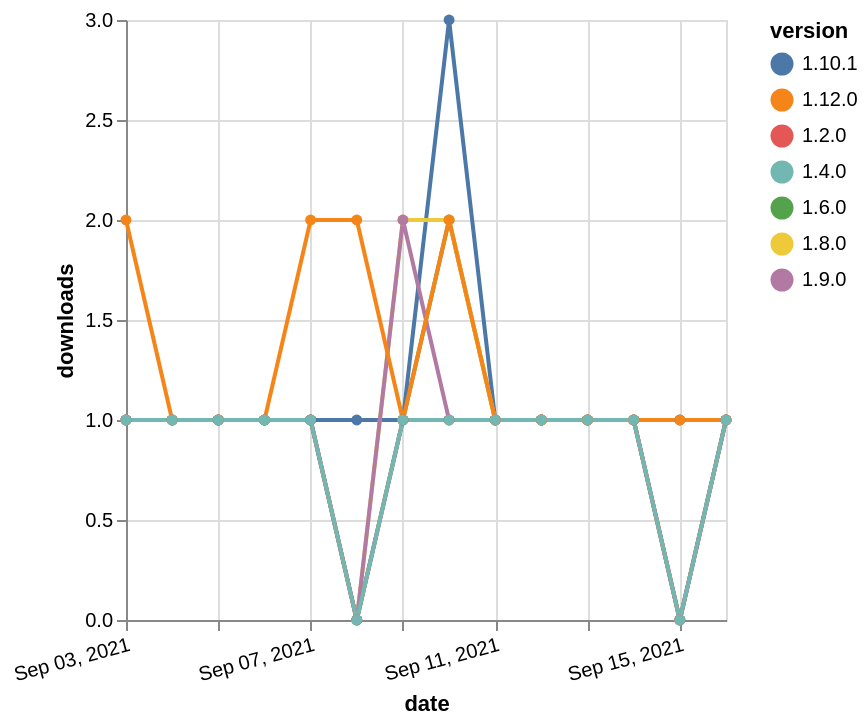

This figure's Vega-Lite source:
### Vega-Lite specification from a JSON file in a GitHub repository (floating-point values rounded to 4 significant figures)
{"$schema": "https://vega.github.io/schema/vega-lite/v5.json", "description": "A simple bar chart with embedded data.", "data": {"values": [{"date": "2021-09-03", "total": 181, "delta": 1, "version": "1.6.0"}, {"date": "2021-09-04", "total": 182, "delta": 1, "version": "1.6.0"}, {"date": "2021-09-05", "total": 183, "delta": 1, "version": "1.6.0"}, {"date": "2021-09-06", "total": 184, "delta": 1, "version": "1.6.0"}, {"date": "2021-09-07", "total": 185, "delta": 1, "version": "1.6.0"}, {"date": "2021-09-08", "total": 185, "delta": 0, "version": "1.6.0"}, {"date": "2021-09-09", "total": 186, "delta": 1, "version": "1.6.0"}, {"date": "2021-09-10", "total": 188, "delta": 2, "version": "1.6.0"}, {"date": "2021-09-11", "total": 189, "delta": 1, "version": "1.6.0"}, {"date": "2021-09-12", "total": 190, "delta": 1, "version": "1.6.0"}, {"date": "2021-09-13", "total": 191, "delta": 1, "version": "1.6.0"}, {"date": "2021-09-14", "total": 192, "delta": 1, "version": "1.6.0"}, {"date": "2021-09-15", "total": 192, "delta": 0, "version": "1.6.0"}, {"date": "2021-09-16", "total": 193, "delta": 1, "version": "1.6.0"}, {"date": "2021-09-03", "total": 157, "delta": 1, "version": "1.10.1"}, {"date": "2021-09-04", "total": 158, "delta": 1, "version": "1.10.1"}, {"date": "2021-09-05", "total": 159, "delta": 1, "version": "1.10.1"}, {"date": "2021-09-06", "total": 160, "delta": 1, "version": "1.10.1"}, {"date": "2021-09-07", "total": 161, "delta": 1, "version": "1.10.1"}, {"date": "2021-09-08", "total": 162, "delta": 1, "version": "1.10.1"}, {"date": "2021-09-09", "total": 163, "delta": 1, "version": "1.10.1"}, {"date": "2021-09-10", "total": 166, "delta": 3, "version": "1.10.1"}, {"date": "2021-09-11", "total": 167, "delta": 1, "version": "1.10.1"}, {"date": "2021-09-12", "total": 168, "delta": 1, "version": "1.10.1"}, {"date": "2021-09-13", "total": 169, "delta": 1, "version": "1.10.1"}, {"date": "2021-09-14", "total": 170, "delta": 1, "version": "1.10.1"}, {"date": "2021-09-15", "total": 171, "delta": 1, "version": "1.10.1"}, {"date": "2021-09-16", "total": 172, "delta": 1, "version": "1.10.1"}, {"date": "2021-09-03", "total": 147, "delta": 1, "version": "1.8.0"}, {"date": "2021-09-04", "total": 148, "delta": 1, "version": "1.8.0"}, {"date": "2021-09-05", "total": 149, "delta": 1, "version": "1.8.0"}, {"date": "2021-09-06", "total": 150, "delta": 1, "version": "1.8.0"}, {"date": "2021-09-07", "total": 151, "delta": 1, "version": "1.8.0"}, {"date": "2021-09-08", "total": 151, "delta": 0, "version": "1.8.0"}, {"date": "2021-09-09", "total": 153, "delta": 2, "version": "1.8.0"}, {"date": "2021-09-10", "total": 155, "delta": 2, "version": "1.8.0"}, {"date": "2021-09-11", "total": 156, "delta": 1, "version": "1.8.0"}, {"date": "2021-09-12", "total": 157, "delta": 1, "version": "1.8.0"}, {"date": "2021-09-13", "total": 158, "delta": 1, "version": "1.8.0"}, {"date": "2021-09-14", "total": 159, "delta": 1, "version": "1.8.0"}, {"date": "2021-09-15", "total": 159, "delta": 0, "version": "1.8.0"}, {"date": "2021-09-16", "total": 160, "delta": 1, "version": "1.8.0"}, {"date": "2021-09-03", "total": 143, "delta": 1, "version": "1.9.0"}, {"date": "2021-09-04", "total": 144, "delta": 1, "version": "1.9.0"}, {"date": "2021-09-05", "total": 145, "delta": 1, "version": "1.9.0"}, {"date": "2021-09-06", "total": 146, "delta": 1, "version": "1.9.0"}, {"date": "2021-09-07", "total": 147, "delta": 1, "version": "1.9.0"}, {"date": "2021-09-08", "total": 147, "delta": 0, "version": "1.9.0"}, {"date": "2021-09-09", "total": 149, "delta": 2, "version": "1.9.0"}, {"date": "2021-09-10", "total": 150, "delta": 1, "version": "1.9.0"}, {"date": "2021-09-11", "total": 151, "delta": 1, "version": "1.9.0"}, {"date": "2021-09-12", "total": 152, "delta": 1, "version": "1.9.0"}, {"date": "2021-09-13", "total": 153, "delta": 1, "version": "1.9.0"}, {"date": "2021-09-14", "total": 154, "delta": 1, "version": "1.9.0"}, {"date": "2021-09-15", "total": 154, "delta": 0, "version": "1.9.0"}, {"date": "2021-09-16", "total": 155, "delta": 1, "version": "1.9.0"}, {"date": "2021-09-03", "total": 231, "delta": 1, "version": "1.2.0"}, {"date": "2021-09-04", "total": 232, "delta": 1, "version": "1.2.0"}, {"date": "2021-09-05", "total": 233, "delta": 1, "version": "1.2.0"}, {"date": "2021-09-06", "total": 234, "delta": 1, "version": "1.2.0"}, {"date": "2021-09-07", "total": 235, "delta": 1, "version": "1.2.0"}, {"date": "2021-09-08", "total": 235, "delta": 0, "version": "1.2.0"}, {"date": "2021-09-09", "total": 236, "delta": 1, "version": "1.2.0"}, {"date": "2021-09-10", "total": 237, "delta": 1, "version": "1.2.0"}, {"date": "2021-09-11", "total": 238, "delta": 1, "version": "1.2.0"}, {"date": "2021-09-12", "total": 239, "delta": 1, "version": "1.2.0"}, {"date": "2021-09-13", "total": 240, "delta": 1, "version": "1.2.0"}, {"date": "2021-09-14", "total": 241, "delta": 1, "version": "1.2.0"}, {"date": "2021-09-15", "total": 241, "delta": 0, "version": "1.2.0"}, {"date": "2021-09-16", "total": 242, "delta": 1, "version": "1.2.0"}, {"date": "2021-09-03", "total": 117, "delta": 2, "version": "1.12.0"}, {"date": "2021-09-04", "total": 118, "delta": 1, "version": "1.12.0"}, {"date": "2021-09-05", "total": 119, "delta": 1, "version": "1.12.0"}, {"date": "2021-09-06", "total": 120, "delta": 1, "version": "1.12.0"}, {"date": "2021-09-07", "total": 122, "delta": 2, "version": "1.12.0"}, {"date": "2021-09-08", "total": 124, "delta": 2, "version": "1.12.0"}, {"date": "2021-09-09", "total": 125, "delta": 1, "version": "1.12.0"}, {"date": "2021-09-10", "total": 127, "delta": 2, "version": "1.12.0"}, {"date": "2021-09-11", "total": 128, "delta": 1, "version": "1.12.0"}, {"date": "2021-09-12", "total": 129, "delta": 1, "version": "1.12.0"}, {"date": "2021-09-13", "total": 130, "delta": 1, "version": "1.12.0"}, {"date": "2021-09-14", "total": 131, "delta": 1, "version": "1.12.0"}, {"date": "2021-09-15", "total": 132, "delta": 1, "version": "1.12.0"}, {"date": "2021-09-16", "total": 133, "delta": 1, "version": "1.12.0"}, {"date": "2021-09-03", "total": 299, "delta": 1, "version": "1.4.0"}, {"date": "2021-09-04", "total": 300, "delta": 1, "version": "1.4.0"}, {"date": "2021-09-05", "total": 301, "delta": 1, "version": "1.4.0"}, {"date": "2021-09-06", "total": 302, "delta": 1, "version": "1.4.0"}, {"date": "2021-09-07", "total": 303, "delta": 1, "version": "1.4.0"}, {"date": "2021-09-08", "total": 303, "delta": 0, "version": "1.4.0"}, {"date": "2021-09-09", "total": 304, "delta": 1, "version": "1.4.0"}, {"date": "2021-09-10", "total": 305, "delta": 1, "version": "1.4.0"}, {"date": "2021-09-11", "total": 306, "delta": 1, "version": "1.4.0"}, {"date": "2021-09-12", "total": 307, "delta": 1, "version": "1.4.0"}, {"date": "2021-09-13", "total": 308, "delta": 1, "version": "1.4.0"}, {"date": "2021-09-14", "total": 309, "delta": 1, "version": "1.4.0"}, {"date": "2021-09-15", "total": 309, "delta": 0, "version": "1.4.0"}, {"date": "2021-09-16", "total": 310, "delta": 1, "version": "1.4.0"}]}, "width": "container", "mark": {"type": "line", "point": {"filled": true}}, "encoding": {"x": {"field": "date", "type": "temporal", "timeUnit": "yearmonthdate", "title": "date", "axis": {"labelAngle": -15}}, "y": {"field": "delta", "type": "quantitative", "title": "downloads"}, "color": {"field": "version", "type": "nominal"}, "tooltip": {"field": "delta"}}}
